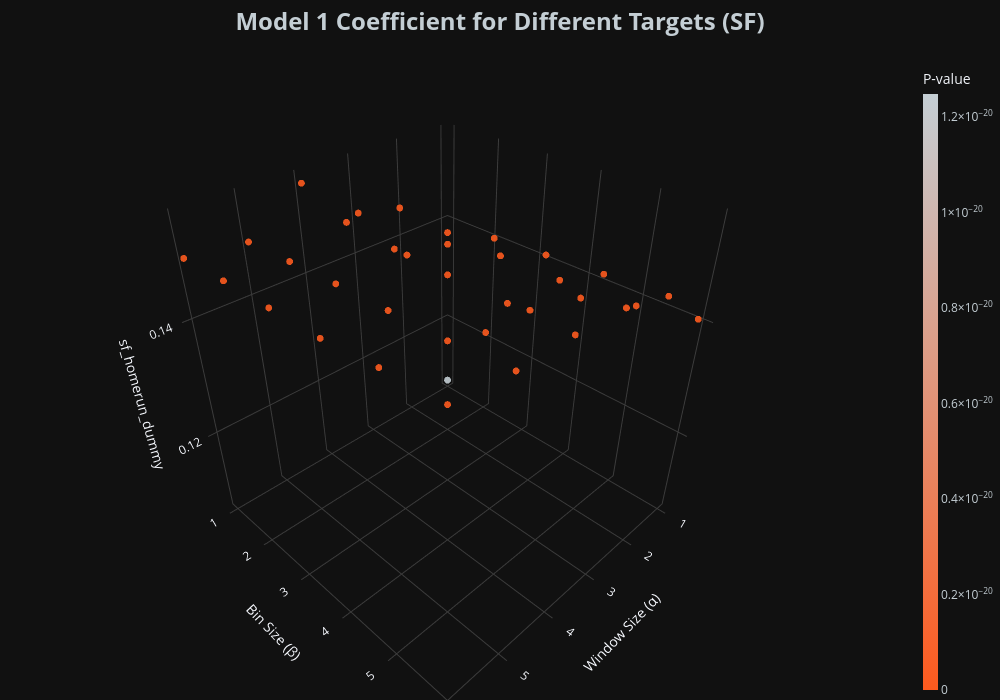

Source (notebook cell):
### Code cell
# Plot home run beta for SF

fig = graph_model_stats(
    df=sf_m1_stats_df,
    stat_type='beta',
    title='Model 1 Coefficient',
    z='sf_homerun_dummy',
    gradient='p_value',
    team='SF'
)

fig.show()

### Figure 1 — Plotly figure (JSON) as saved in the notebook; plotly's stock layout.template omitted (floating-point values rounded to 4 significant figures)
{"data": [{"marker": {"color": [1.249e-20, 4.18e-27, 1.967e-29, 8.479e-31, 2.992e-31, 1.509e-31, 2.616e-29, 1.206e-30, 1.528e-31, 1.152e-31, 8.517e-32, 5.66e-32, 7.186e-31, 7.921e-32, 9.325e-32, 7.651e-32, 5.19e-32, 4.293e-32, 3.201e-32, 8.92e-32, 8.058e-32, 5.631e-32, 4.75e-32, 3.983e-32, 9.073e-31, 2.741e-31, 1.346e-31, 9.592e-32, 7.355e-32, 4.084e-32, 3.207e-31, 1.544e-31, 1.032e-31, 8.454e-32, 4.715e-32, 4.59e-32], "colorbar": {"thickness": 15, "tickfont": {"color": "#C4CED4"}, "title": {"text": "P-value"}}, "colorscale": [[0, "#FD5A1E"], [1, "#C4CED4"]], "opacity": 0.9, "showscale": true, "size": 4}, "mode": "markers", "type": "scatter3d", "x": [1, 1, 1, 1, 1, 1, 2, 2, 2, 2, 2, 2, 3, 3, 3, 3, 3, 3, 4, 4, 4, 4, 4, 4, 5, 5, 5, 5, 5, 5, 6, 6, 6, 6, 6, 6], "y": [1, 2, 3, 4, 5, 6, 1, 2, 3, 4, 5, 6, 1, 2, 3, 4, 5, 6, 1, 2, 3, 4, 5, 6, 1, 2, 3, 4, 5, 6, 1, 2, 3, 4, 5, 6], "z": [0.1064, 0.1216, 0.1301, 0.1362, 0.1387, 0.1405, 0.1368, 0.142, 0.1462, 0.1468, 0.1474, 0.1479, 0.1472, 0.1508, 0.1501, 0.15, 0.1501, 0.1501, 0.1545, 0.1516, 0.151, 0.1508, 0.1507, 0.1508, 0.1488, 0.1492, 0.1496, 0.1498, 0.15, 0.1508, 0.1496, 0.15, 0.1501, 0.1503, 0.1512, 0.1517]}], "layout": {"height": 700, "margin": {"b": 0, "l": 0, "r": 0, "t": 60}, "paper_bgcolor": "#111111", "scene": {"aspectmode": "cube", "bgcolor": "#111111", "xaxis": {"gridcolor": "rgb(60, 60, 60)", "showbackground": false, "title": {"text": "Window Size (α)"}}, "yaxis": {"gridcolor": "rgb(60, 60, 60)", "showbackground": false, "title": {"text": "Bin Size (β)"}}, "zaxis": {"gridcolor": "rgb(60, 60, 60)", "showbackground": false, "title": {"text": "sf_homerun_dummy"}}}, "showlegend": false, "title": {"font": {"color": "#C4CED4", "size": 24}, "text": "<b>Model 1 Coefficient for Different Targets (SF)</b>", "x": 0.5, "xanchor": "center"}, "width": 1000}}
